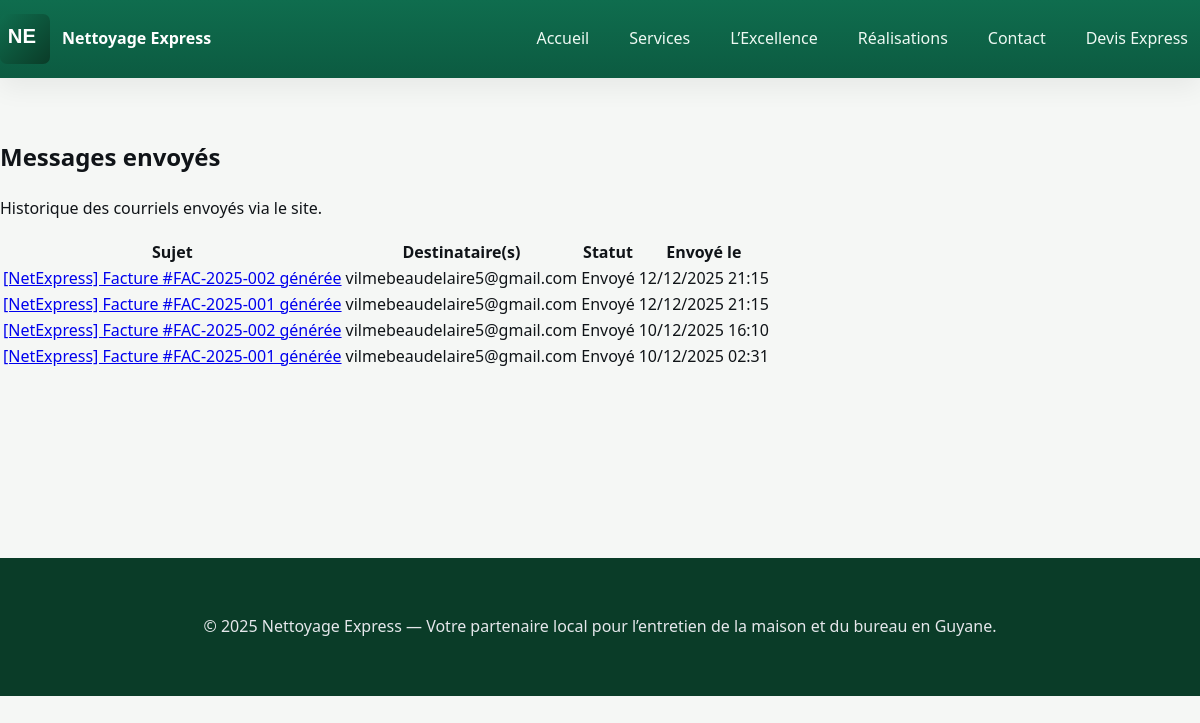
/messages/ (signed in), run on an earlier commit of the app's database.
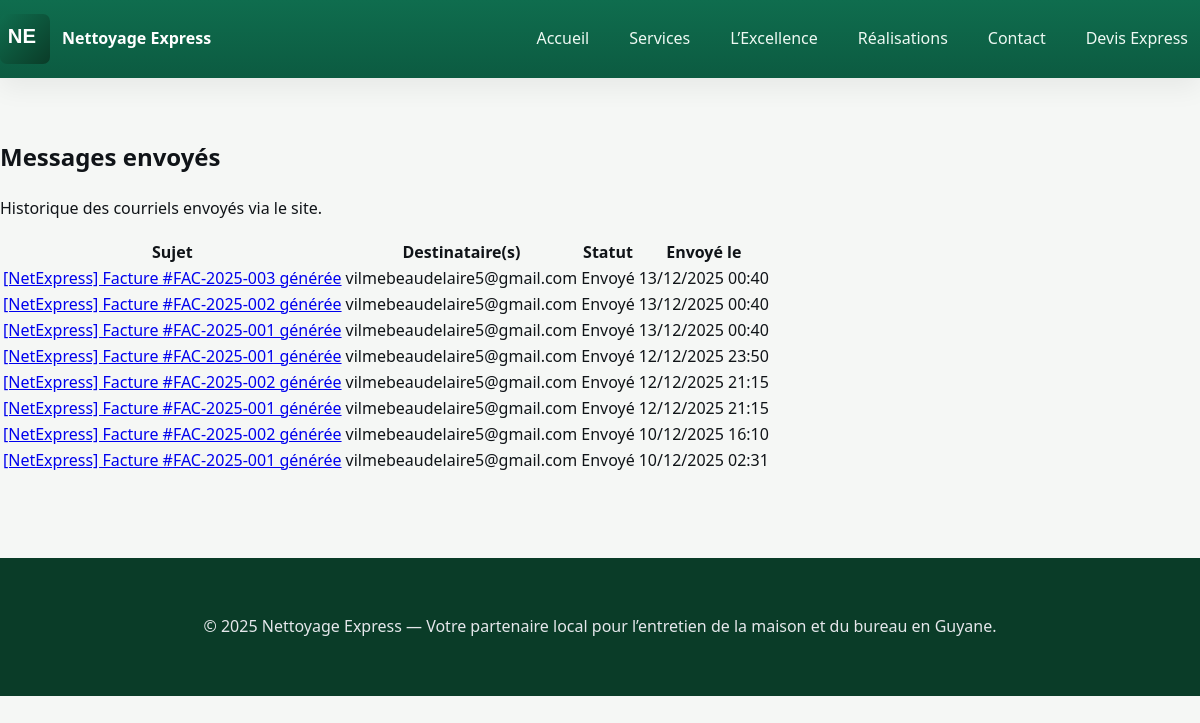
And on a later commit of the database.
### messaging/models.py (models this page shows, shortened)
class EmailMessage(models.Model):
    STATUS_DRAFT = "draft"
    STATUS_SENT = "sent"
    STATUS_FAILED = "failed"
    STATUS_CHOICES = [
        (STATUS_DRAFT, "Brouillon"),
        (STATUS_SENT, "Envoyé"),
        (STATUS_FAILED, "Échec"),
    ]
    recipient = models.CharField(
        max_length=500,
        help_text="Adresse(s) e‑mail des destinataires, séparées par des virgules."
    )
    cc = models.CharField(
        max_length=500,
        blank=True,
        help_text="Adresses e‑mail en copie carbone, séparées par des virgules."
    )
    subject = models.CharField(max_length=255)
    body = models.TextField()
    attachment = models.FileField(
        upload_to="messages/attachments",
        blank=True,
        null=True,
        help_text="Fichier à joindre au message, facultatif."
    )
    created_at = models.DateTimeField(auto_now_add=True)
    sent_at = models.DateTimeField(null=True, blank=True)
    status = models.CharField(
        max_length=20,
        choices=STATUS_CHOICES,
        default=STATUS_DRAFT,
    )
    error_message = models.TextField(blank=True)
    class Meta:
        ordering = ["-created_at"]
        verbose_name = "message envoyé"
        verbose_name_plural = "messages envoyés"

### messaging/views.py (the view)
# urls.py: path("", views.MessageListView.as_view(), name="list"),
class MessageListView(LoginRequiredMixin, ListView):
    model = EmailMessage
    template_name = "messaging/message_list.html"
    context_object_name = "email_messages"
    ordering = ["-created_at"]

### templates/messaging/message_list.html (shortened to what this page needs)
{% extends "base.html" %}
{% block content %}
<section class="section">
  <div class="section__head">
    <h1>Messages envoyés</h1>
    <p class="muted">Historique des courriels envoyés via le site.</p>
  </div>
  {% if email_messages %}
  <table class="table">
    <thead>
      <tr>
        <th>Sujet</th>
        <th>Destinataire(s)</th>
        <th>Statut</th>
        <th>Envoyé le</th>
      </tr>
    </thead>
    <tbody>
      {% for m in email_messages %}
      <tr>
        <td><a href="{% url 'messaging:detail' m.pk %}">{{ m.subject }}</a></td>
        <td>{{ m.recipient }}</td>
        <td>{{ m.get_status_display }}</td>
        <td>
          {% if m.sent_at %}
            {{ m.sent_at|date:'d/m/Y H:i' }}
          {% else %}
            —
          {% endif %}
        </td>
      </tr>
      {% endfor %}
    </tbody>
  </table>
  {% else %}
  <p>Aucun message n'a encore été envoyé.</p>
  {% endif %}
</section>
{% endblock %}

What changed in the data, as far as the page shows it:
added EmailMessage: subject "[NetExpress] Facture #FAC-2025-003 générée", recipient "vilmebeaudelaire5@gmail.com", status "Envoyé", sent_at "13/12/2025 00:40"
added EmailMessage: subject "[NetExpress] Facture #FAC-2025-002 générée", recipient "vilmebeaudelaire5@gmail.com", status "Envoyé", sent_at "13/12/2025 00:40"
added EmailMessage: subject "[NetExpress] Facture #FAC-2025-001 générée", recipient "vilmebeaudelaire5@gmail.com", status "Envoyé", sent_at "13/12/2025 00:40"
added EmailMessage: subject "[NetExpress] Facture #FAC-2025-001 générée", recipient "vilmebeaudelaire5@gmail.com", status "Envoyé", sent_at "12/12/2025 23:50"
